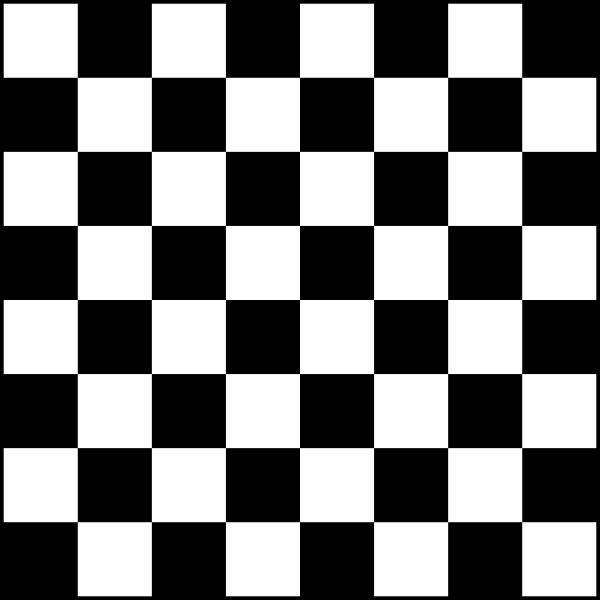
#> input picture chessboard.png, 1200 x 1200 px, given in place of python.png, which was not available (shown at 1/2 size)
$ jupyter execute first.ipynb
#> lines starting #> are read from the running program, lines starting #| are printed output that depends on the picture; pictures that were not available may be replaced by others from this repository, and a replacement may not be noted
[cell 1]
import numpy as np
import matplotlib.pyplot as plt
x=[1,2,3,4,5,6,7,8,9,10]
z=np.sin(x)
y=np.power(x,2)
print(y)
plt.plot(x,y)
plt.plot(x,z,'r',label='sin(x)',linewidth=3,linestyle='dashed',marker='o',markersize=10,markerfacecolor='g',markeredgecolor='b')
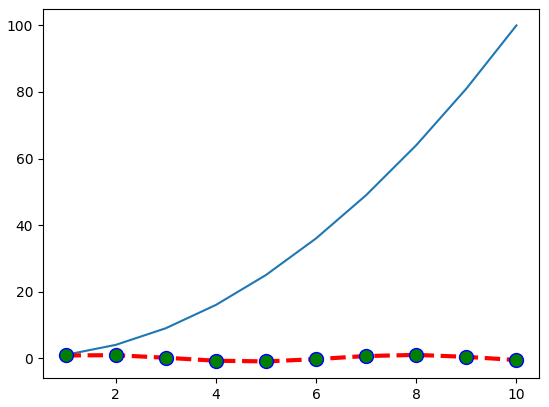
#> figure drawn by matplotlib, 1 panel; curve peaks at x = 10, y = 100; curve peaks at x = 8, y = 0.989

[cell 2]
import matplotlib.pyplot as plt
x = [100,100,400,400]
y = [200,500,200,500]
# plot the points
plt.plot(x,y)
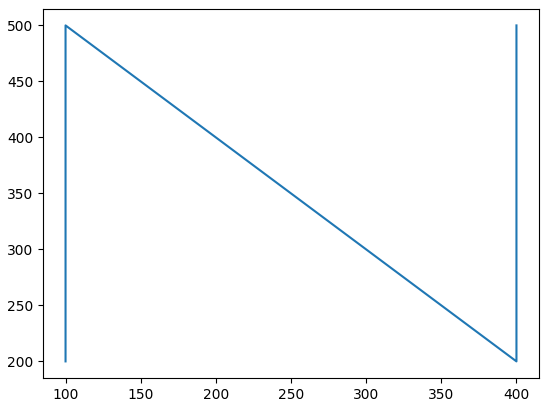
#> figure drawn by matplotlib, 1 panel

[cell 3]
from PIL import Image
import numpy as np
import matplotlib.pyplot as plt
# read image to array
im = np.array(Image.open('python.png').convert('L'))
# create a new figure
plt.figure()
# don't use colors
plt.gray()
# show contours with origin upper left corner
plt.contour(im, origin='image')
plt.axis('equal')
plt.axis('off')
plt.figure()
plt.hist(im.flatten(),128,range=(0,256),histtype='stepfilled',align='mid',color='k',label='histogram')
plt.show()
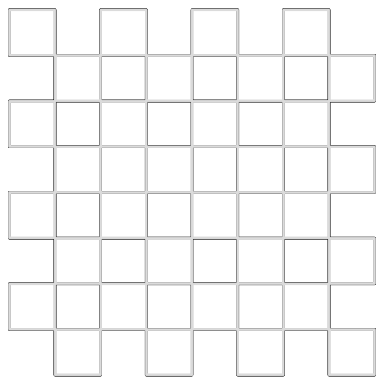
#> figure drawn by matplotlib, 1 panel
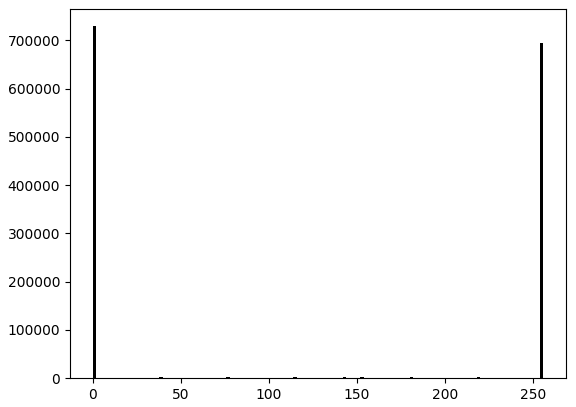
#> figure drawn by matplotlib, 1 panel

[cell 4]
from PIL import Image
import numpy as np
import matplotlib.pyplot as plt
im = np.array(Image.open('python.png'))
#> im is the input picture: shape (1200, 1200, 3); min 0, max 255, mean 124.4
